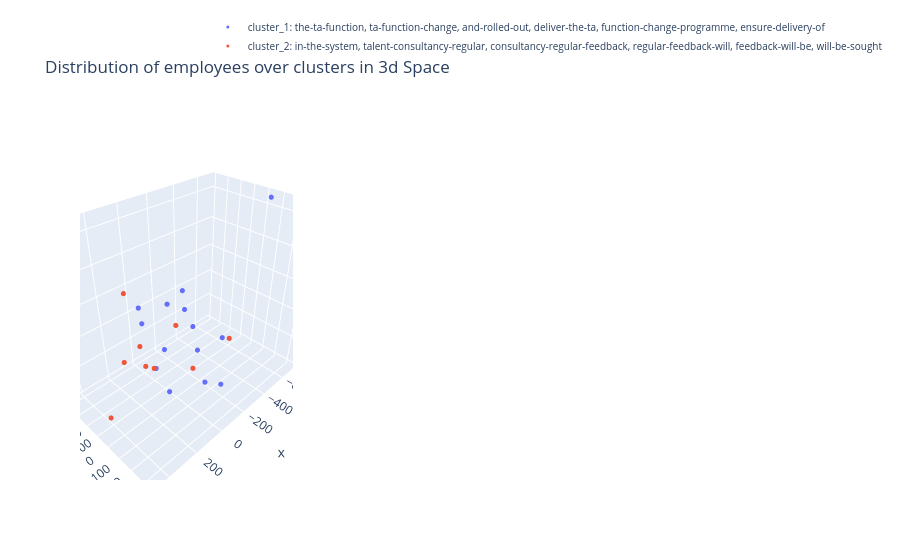

The code cell stored with this chart in its notebook:
### Code cell
fig = go.Figure()
for i , cl in enumerate(range(k)):
    
    cluster_df = averaged_employee_features[averaged_employee_features.cluster==cl]

    #plot all the employees belonging to a cluster using a new trace. 
    features = np.stack(cluster_df['feature_vector_3d'].to_numpy())
    
    employee_titles = []
    # constructing hover text (all objectives belonging to that employee) 
    for emp in cluster_df.index.values:
        
        emp_indices = employee_objective_indices[emp]
        employee_title = '. '.join([objective for objective in np_sentences[emp_indices]])
    
        employee_titles.append(emp + ': ' + employee_title)


    fig.add_trace(go.Scatter3d(
      x=features[:, 0],
      y=features[:, 1],
      z=features[:, 2],
      mode='markers',
      showlegend=True,
      text = employee_titles,
      marker=dict(size=3, color=i),
      name="cluster_"+str(cl+1) +": " + cluster_titles[cl]
    ))

fig.update_layout(title='Distribution of employees over clusters in 3d Space', legend=dict(
        x=0.6,
        y=1.4,
        traceorder='normal',
        font=dict(
            size=10)))
fig.show()

### Figure 1 — Plotly figure (JSON) as saved in the notebook; plotly's stock layout.template omitted (floating-point values rounded to 4 significant figures)
{"data": [{"marker": {"color": 0, "size": 3}, "mode": "markers", "name": "cluster_1: the-ta-function, ta-function-change, and-rolled-out, deliver-the-ta, function-change-programme, ensure-delivery-of", "showlegend": true, "text": ["*100058: developmental activities 5. 4 support m a and other unplanned projects 15", "*100064: 3 assignment goglobal trainee hr total rewards target 1 actively participate in discussions with tr mbs to properly review align objective 1 incorporating feedback and adapting documentation accordingly develop well structured documents and communication materials with a clear framework and design aiming to maximize process steps allocation and effectiveness target 2 simplify current catalogue optimize infrastructure usage and provide meaningful inputs towards keeping project outcome sustainable target 3 generate ideas to create further tr insights with visier measure impact through on going analytics and suggest improvements create one case study based on visier insights that is closely aligned to a business case and prepare presentation material business meeting target 4 provide relevant inputs to the ongoing tr competencies project in the direction of expanding tr consultancy capability and fostering its development proactively suggest enablement materials as part of development discussions and recommendations following tr leadership strategy and aspiration target 5 met expectations requirements to full satisfaction. shape leadership in strategic projects cpd 20 shape leadership workstream together with workstream leads deliver conceptual input on leadership create presentations and other material for the different stakeholders actively participate in meetings and discussion talent evolution deliver conceptual input create presentations and other material for the different stakeholders actively participate in meetings and discussion overall drive innovation in leadership topics and stay up to date on market trends collaborate with other team members on leadership topics", "*100055: develop culture cultivate engagement as one for patient is known to the whole population incl colleagues that will join us in 2019 at least 3 actions initiates are rolled out in order to reduce the gap between commercial and non commercial population and to ensure a high engagement among the lcoal population people managers are supported by hr for building a strong team unconscious bias traing was completed to foster inclusion and diversity", "*100001: deliver the ta function change programme 1 ensure team personal increase in the value of direct sourcing of 5 target saving 2019 is of 330 000 for a full year presence and with same reqs volume as in 2018 2 country region business based ta strategy developed and implemented based on business priority focus 3 fully implement technology roll outs 4 lead participate in specific global regional and or local ta projects including hogan assessment roll out data driven hiring vie. deliver the ta function change programme 1 ensure team personal increase in the value of direct sourcing of 5 target saving 2019 is of 330 000 for a full year presence and with same reqs volume as in 2018 2 country region business based ta strategy developed and implemented based on business priority focus 3 fully implement technology roll outs 4 lead participate in specific global regional and or local ta projects including hogan assessment roll out data driven hiring vie. deliver the ta function change programme 1 ensure team personal increase in the value of direct sourcing of 5 target saving 2019 is of 330 000 for a full year presence and with same reqs volume as in 2018 2 country region business based ta strategy developed and implemented based on business priority focus 3 fully implement technology roll outs 4 lead participate in specific global regional and or local ta projects including hogan assessment roll out data driven hiring vie. ensure delivery of an efficient and compliant recruitment service 1 time to fill and time to offer reduction of 5 tto 88 ttf 96 2 team individual to fully comply with ats and job posting processes and guidelines including cross border hire requirements quality attractiveness and accuracy of job postings use of the merck term in job ads use of hashtags in linked in posts. ensure delivery of an efficient and compliant recruitment service 1 time to fill and time to offer reduction of 5 tto 88 ttf 96 2 team individual to fully comply with ats and job posting processes and guidelines including cross border hire requirements quality attractiveness and accuracy of job postings use of the merck term in job ads use of hashtags in linked in posts. ensure delivery of an efficient and compliant recruitment service 1 time to fill and time to offer reduction of 5 tto 88 ttf 96 2 team individual to fully comply with ats and job posting processes and guidelines including cross border hire requirements quality attractiveness and accuracy of job postings use of the merck term in job ads use of hashtags in linked in posts. contribution to the talent acquisition strategy evidence will be sought to show that each team member has been proactive in identifying opportunities for improvement in their own area and across the function understood the strategy shared it and publicized successes with their teams peers and stakeholders support the roll out of global projects including new technology candidate experience and d i initiatives been collaborative within the team providing assistance to colleagues where need. contribution to the talent acquisition strategy evidence will be sought to show that each team member has been proactive in identifying opportunities for improvement in their own area and across the function understood the strategy shared it and publicized successes with their teams peers and stakeholders support the roll out of global projects including new technology candidate experience and d i initiatives been collaborative within the team providing assistance to colleagues where need. contribution to the talent acquisition strategy evidence will be sought to show that each team member has been proactive in identifying opportunities for improvement in their own area and across the function understood the strategy shared it and publicized successes with their teams peers and stakeholders support the roll out of global projects including new technology candidate experience and d i initiatives been collaborative within the team providing assistance to colleagues where need. talent consultancy regular feedback will be sought from hiring managers and hrbps on quality of briefing meetings knowledge of the business provision of market intelligence responsiveness and proactivity towards all customers and candidates involvement interview process and quality of feedback given on candidates. talent consultancy regular feedback will be sought from hiring managers and hrbps on quality of briefing meetings knowledge of the business provision of market intelligence responsiveness and proactivity towards all customers and candidates involvement interview process and quality of feedback given on candidates", "*100069: collective bargaing agreement deliver on achieve all initiatives with positive outcome value add to the business. collective bargaing agreement deliver on achieve all initiatives with positive outcome value add to the business", "*100057: cpi compliance support team fully supports the cpi project 1 active filling of internal candidate pipeline 2 all 80 fit candidates are presented recommended to hiring managers 3 cases where managers reject 80 fit candidates are documented and escalated as appropriate 4 fulfil all reporting requirements associated with cpi 5 achieve a reduction in the external hiring ratio", "*100062: ensure delivery of an efficient and compliant recruitment service 1 time to fill and time to offer reduction of 5 tto 75 ttf 81 2 individual to fully comply with ats and job posting processes and guidelines including cross border hire requirements quality attractiveness and accuracy of job postings use of the merck term in job ads use of hashtags in linked in posts. talent consultancy regular feedback will be sought from hiring managers and hrbps on quality of briefing meetings knowledge of the business provision of market intelligence responsiveness and proactivity towards all customers and candidates involvement interview process and quality of feedback given on candidates", "*100059: employee central global template project support global template is designed and tested on time and rolled out to market rewards to support localization guidance and support provided to market team members during localization solution driving standardization and simplification specifically for key compensation components such as salary structure bonus guidelines and mrp is defined and rolled out to all countries further support other initiatives outside of ec to further drive standardization in broader context of total rewards support key interfaces integration between ec and pay factors hr suite etc support retro fit activities to ensure successful crc transition manager self service workflows established to support business while meeting total reward policies and complying with local market regulations provides improved transparency of comp data to managers and employees. partner with total rewards program office to support total reward global process survey data is updated timeline in pay factors benchmark tool mrp report is generated based on updated data and provided to markets for review and update to ensure mrp upload to p40 in time for crc oversee the individual mrp override process salary structures and bonus guidelines are loaded into p40 hr suite in time for crc", "*100056: people organisational development support actively as a sparring partner the hrbp and ensure professional representation in their absence drive forward digitization in my areas of responsibility and support where necessary valuable cooperation in the implementation of projects such as fel", "*100060: financials meeting expectations in terms of time quality meeting financial plan. integration support all project deliverables managed well in time and budget with positive feedback from all stakeholders involved", "*100066: business support to life science and biopharma business units positions filled onboarding offboarding events organized centralized hr deadlines are met on time and in good quality no escalation issues from the relevant managers of the area", "*100074: deliver the ta function change program 1 further development and implementation of a regional based talent sourcing strategy for critical countries business sectors as well as business critical positions clusters 2 build up talent pipeline for identified business critical positions and agree with business on key deliverables 3 effective management on candidate engagement for those who are pipelined in the talent pool 4 fully support the technology roll out 5 be proactive in utilizing technology for candidate engagement employer branding promotion", "*100075: handover po onboarding sm function handover fully done onboarding finalized", "*100067: ta function change programme launch the crm in q1 and roll it out to all recruiters by eoy ensure sops and traing materials are in place and a network of super users appointed deliver candidate experience workshops and from those define strategy to enhance candidate experience across technology employer branding recruiting and sourcing adapt structure in line with any outcomes from the ppr review eb and sourcing activity and make proposals by end of q2 to ensure activity is aligned with most strategically important areas of the business ensure leadership behaviours are incorporated into eb activity. recruiting process ownership ensure mbs team managing the rpo is fully aware of all changes in the recruiting process technology and has the support need to communicate these to the rpo act as voice of customer in the event the business has complaints about the rpo service raise issues constructively with mbs whilst defending the rpo model to the business raise constructively with mbs any issues of rpo non compliance with the recruiting process"], "type": "scatter3d", "x": [-80.75, 69.63, 22.92, -93.87, -115.1, 148.2, -28.15, 95.21, -704.5, -57.98, -192.4, 113.1, -63.1, -114.6], "y": [-25.23, 142.4, -68.39, 41.41, -188.4, -95.15, 302.3, 44.5, 43.12, -252.1, -12.92, 325.8, -397.3, 244.8], "z": [292.1, 328.0, -75.58, 84.69, 112.2, 159.6, 192.2, -278.7, 654.1, -396.2, -176.4, 8.626, 8.722, -225.6]}, {"marker": {"color": 1, "size": 3}, "mode": "markers", "name": "cluster_2: in-the-system, talent-consultancy-regular, consultancy-regular-feedback, regular-feedback-will, feedback-will-be, will-be-sought", "showlegend": true, "text": ["*100071: contribute to pharma business straregy in people leadership o development plan in the system for all organization with focus on key critical roles 95 of all dps are in place o conduct external compensation benchmark standardize role title for ff with recommendation by q32019 o implement at least 2 high impact solution to address focus areas of ees sustain ees by end 2019 o support pharma gm to further foster trust and transparency o ensure talent readiness and ensure succession plan in place for critical roles o roll out leadership traing coaching and support for direct reports and high potentials where need 360 mrf completed for all direct reports and link to development plans", "*100079: strategy lt feedback assessment project milestones results action plan results", "*100076: set up mgf kuhnert people dashboard development of a people dashboard 1 0 continuous update of dashboard on a quarterly basis incorporate upcoming feedback from m kuhnert cfo office observe further developments in visier and corporate people dashboard to continuously extend enhance mgf kuhnert people dashboard", "*100077: business partnering active contribution to lt meetings a full member of gd l and gbm lts participation in site business reviews full partnership with business leaders to drive people topics and strategies lead hrbp network within gbm gd l", "*100002: employee central project to be delivered with defined scope on time and in budget timely completion of milestones as per the defined project roadmap. employee central project to be delivered with defined scope on time and in budget timely completion of milestones as per the defined project roadmap. employee central project to be delivered with defined scope on time and in budget timely completion of milestones as per the defined project roadmap", "*100000: leadership strategy support key projects initiatives support inspirational leadership initiatives identified throughout the year establish continue rapport strengthen relationship with any coe supporting initiatives for your respective areas support employee central when it is introduced and rolled out support drive efforts to deliver inclusion traing. leadership strategy support key projects initiatives support inspirational leadership initiatives identified throughout the year establish continue rapport strengthen relationship with any coe supporting initiatives for your respective areas support employee central when it is introduced and rolled out support drive efforts to deliver inclusion traing. talent refresh biologics key talent list and succession planning to l5 support kpis and visibility to advancing women in leadership support diversity and inclusion if appropriate within your area continue to progress biologics talent development initiative focused on site leaders support leadership programs when appropriate hold drive your development sessions with managers and employees create define communicate a path for growth for lab techs and animal techs for ramona. talent refresh biologics key talent list and succession planning to l5 support kpis and visibility to advancing women in leadership support diversity and inclusion if appropriate within your area continue to progress biologics talent development initiative focused on site leaders support leadership programs when appropriate hold drive your development sessions with managers and employees create define communicate a path for growth for lab techs and animal techs for ramona. talent refresh biologics key talent list and succession planning to l5 support kpis and visibility to advancing women in leadership support diversity and inclusion if appropriate within your area continue to progress biologics talent development initiative focused on site leaders support leadership programs when appropriate hold drive your development sessions with managers and employees create define communicate a path for growth for lab techs and animal techs for ramona. engagement interpret results help build plans secure feedback from employes on progress throughout the year and provide regular status reports the biologics hrbp s will present out highlights of their employee engagement action plan on a dedicated telecon among other biologic hrbps an informational exchange session targeting 3rd quarter ensure all biologics employees have at least 1 development objective executed by year end 2019 100 of employees are expected to have an development objective in the system by no later than end of may 2019 snap shot of active employees taken as of may 1 2019 evaluate needs and drive efforts among the biologics cluster to conduct lunch n learns facilitate train when appropriate. engagement interpret results help build plans secure feedback from employes on progress throughout the year and provide regular status reports the biologics hrbp s will present out highlights of their employee engagement action plan on a dedicated telecon among other biologic hrbps an informational exchange session targeting 3rd quarter ensure all biologics employees have at least 1 development objective executed by year end 2019 100 of employees are expected to have an development objective in the system by no later than end of may 2019 snap shot of active employees taken as of may 1 2019 evaluate needs and drive efforts among the biologics cluster to conduct lunch n learns facilitate train when appropriate. engagement interpret results help build plans secure feedback from employes on progress throughout the year and provide regular status reports the biologics hrbp s will present out highlights of their employee engagement action plan on a dedicated telecon among other biologic hrbps an informational exchange session targeting 3rd quarter ensure all biologics employees have at least 1 development objective executed by year end 2019 100 of employees are expected to have an development objective in the system by no later than end of may 2019 snap shot of active employees taken as of may 1 2019 evaluate needs and drive efforts among the biologics cluster to conduct lunch n learns facilitate train when appropriate. operational excellence support any zero based budget initiatives and other activities focused around efficiency and harmonization for biologics support the headcount tracking process includes position journey biologics tracker and other enhancements along the way also expected is a regular reconciliation effort to make certain accurate data is recorded in the headcount tracker and is reflected in position journey or selected tool support and drive when appropriate any isco initiatives optimize and provide analytics to inform the business of key insights for a further deep dive utilizing visier continue to increase working knowledge of visier deep dive stats for the cluster drive recruitment excellence on a regular basis support efforts expected from the toa communication that may involved change management and the guidelines for donning doffing employee acknowledgement of same. operational excellence support any zero based budget initiatives and other activities focused around efficiency and harmonization for biologics support the headcount tracking process includes position journey biologics tracker and other enhancements along the way also expected is a regular reconciliation effort to make certain accurate data is recorded in the headcount tracker and is reflected in position journey or selected tool support and drive when appropriate any isco initiatives optimize and provide analytics to inform the business of key insights for a further deep dive utilizing visier continue to increase working knowledge of visier deep dive stats for the cluster drive recruitment excellence on a regular basis support efforts expected from the toa communication that may involved change management and the guidelines for donning doffing employee acknowledgement of same. operational excellence support any zero based budget initiatives and other activities focused around efficiency and harmonization for biologics support the headcount tracking process includes position journey biologics tracker and other enhancements along the way also expected is a regular reconciliation effort to make certain accurate data is recorded in the headcount tracker and is reflected in position journey or selected tool support and drive when appropriate any isco initiatives optimize and provide analytics to inform the business of key insights for a further deep dive utilizing visier continue to increase working knowledge of visier deep dive stats for the cluster drive recruitment excellence on a regular basis support efforts expected from the toa communication that may involved change management and the guidelines for donning doffing employee acknowledgement of same", "*100068: talent consultancy regular feedback will be sought from hiring managers and hrbps on quality of briefing meetings knowledge of the business provision of market intelligence responsiveness and proactivity towards all customers and candidates involvement interview process and quality of feedback given on candidates active involvement interview scheduling as contribution to improve candidate experience. contribution to the ongoing evolution of the ta function evidence of collaboration and teamwork proactivity in identifying opportunities for improvement especially relating to candidate experience active sourcing use of recruitment marketing a focus on self development", "*100063: hr operations 1 contemplating offer benefit proposals liaise with hiring manager hrbp 2 exit process management end of service benefit computation documentation 3 local hr system management updates on the hits local system ensure update of non financial amendments for employees such as role level changes internal transfers title changes and reporting lines ongoing audit of system setup processes and liaise with hits team to administer changes as and when required 4 ensure monthly payroll notes liaise with c b 5 hr governance ensure hr operations are in line with internal procdures and policy guidelines guide hiring managers to make decisions in line with sops practices and company approval procedures operational excellence through structured planning strengthen hr processes liaise with colleagues in the team", "*100070: first assignment hrbp pm 1 project management for corobi planning the communication strategy ensuring that the chatbot works organizing rooms critical review of tu work to align this with plans of merck 2 support sandra schmicking for bright future"], "type": "scatter3d", "x": [-221.4, 17.76, -243.0, 473.9, 230.8, 82.16, 247.7, 417.5, 44.35], "y": [-231.4, 152.6, 181.7, 339.1, 87.03, -328.4, -149.8, -85.81, -269.6], "z": [-121.3, -77.27, -3.215, 357.2, 19.3, 210.5, -82.22, -343.1, -160.1]}], "layout": {"legend": {"font": {"size": 10}, "traceorder": "normal", "x": 0.6, "y": 1.4}, "title": {"text": "Distribution of employees over clusters in 3d Space"}}}
